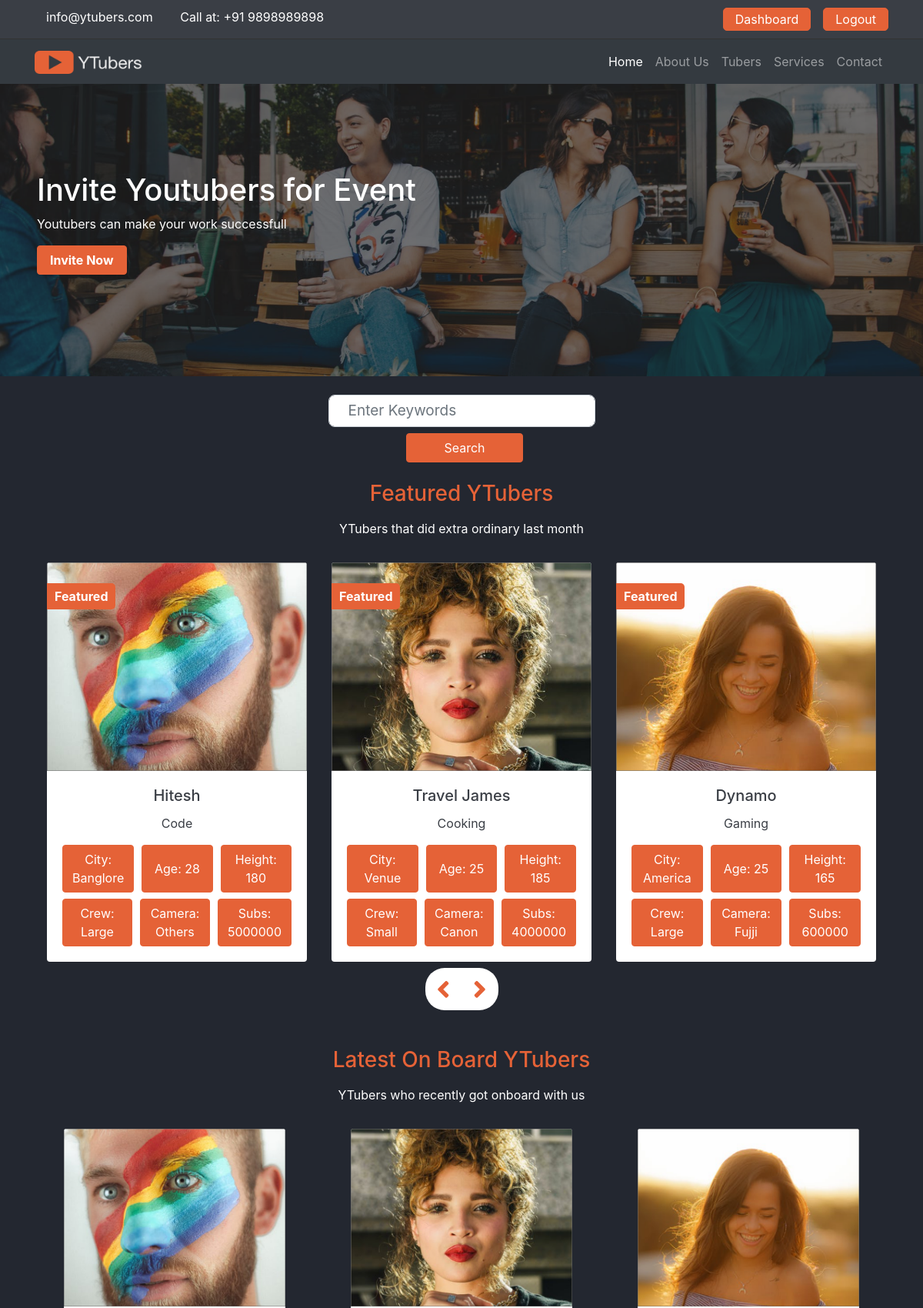
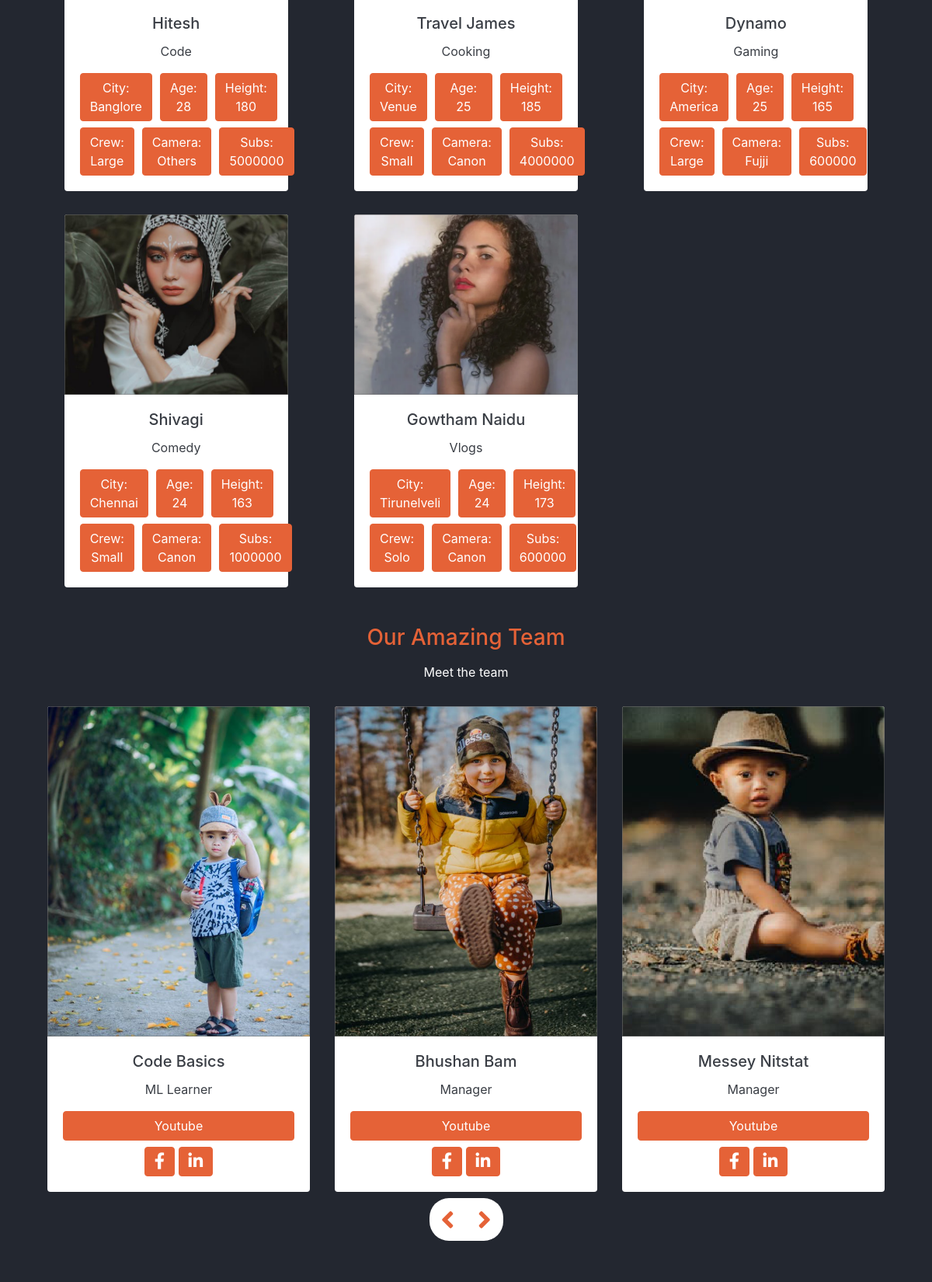
Screenshot of / (signed in, upper part) with the database file from the repository (2 pictures, top to bottom).
### webpages/models.py (models this page shows, shortened)
class Slider(models.Model):
    headline = models.CharField(max_length=255)
    subtitle = models.CharField(max_length=255)
    button_text = models.CharField(max_length=255)
    photo = models.ImageField(upload_to='media/slider/%Y/')
    created_date = models.DateTimeField(auto_now_add=True)
    link = models.CharField(max_length=255, default="www.google.com")

class Team(models.Model):
    first_name = models.CharField(max_length=255)
    last_name = models.CharField(max_length=255)
    role = models.CharField(max_length=255)
    fb_link = models.CharField(max_length=255)
    insta_link = models.CharField(max_length=255)
    photo = models.ImageField(upload_to="media/team/%Y/%m/%d/")
    created_date = models.DateTimeField(auto_now_add=True)
    youtube_link = models.CharField(max_length=255, default="www.youtube.com")

### youtubers/models.py (models this page shows)
class Youtuber(models.Model):
    category_choices = (
        ('Code', 'Code'),
        ('Mobile_review','Mobile_review'),
        ('Gaming','Gaming'),
        ('Vlogs', 'Vlogs'),
        ('Cooking', 'Cooking'),
        ('Comedy', 'Comedy')
    )
    crew_choices = (
        ('Solo', 'Solo'),
        ('Small', 'Small'),
        ('Large', 'Large')
    )
    camera_choices = (
        ('Canon', 'Canon'),
        ('Nikon', 'Nikon'),
        ('Fujji', 'Fujji'),
        ('Others', 'Others'),
    )
    name = models.CharField(max_length=255)
    city = models.CharField(max_length=255)
    age = models.IntegerField()
    height = models.IntegerField()
    crew = models.CharField(choices=crew_choices, max_length=255)
    camera_type = models.CharField(choices=camera_choices, max_length=255)
    photo = models.ImageField(upload_to='media/youtubers/%Y/%m/')
    category = models.CharField(choices=category_choices, max_length=255)
    subs_count = models.CharField(max_length=255)
    is_featured = models.BooleanField(default=False)
    price = models.IntegerField()
    video_url = models.CharField(max_length=255)
    description = RichTextField()
    created_date = models.DateTimeField(default=datetime.now, blank=True)

### webpages/views.py (the view)
# urls.py: 2. Add a URL to urlpatterns:  path('', views.home, name='home')
def home(request):
    sliders = Slider.objects.all()
    teams = Team.objects.all()
    featured_youtubers = Youtuber.objects.filter(is_featured=True)
    all_youtubers = Youtuber.objects.all()
    data = {
        'sliders' : sliders,
        'teams' : teams,
        'featured_youtubers': featured_youtubers,
        'all_youtubers': all_youtubers
    }
    return render(request, 'webpages/home.html', data)

### templates/webpages/home.html
{% extends 'base.html' %}
{% load static %}
{% block content %}
<main class="home">
    <div class="top" data-slick='{"slidesToShow": 1, "slidesToScroll": 1}'>
      {% for slide in sliders %}
      <div class="top-banner">
        <img src="{{slide.photo.url}}" alt="" class="img-fluid w-100">
        <div class="top-container d-flex flex-column pl-5">
          <h1>
            {{slide.headline}}
          </h1>
          <p>
            {{slide.subtitle}}
          </p>
          <div>
            <a href="{{slide.link}}" target="_blank" >
            <button class="btn btn-accent pl-3 pr-3 text-capitalize font-weight-bold">
              {{slide.button_text}}
            </button>
            </a>
          </div>
        </div>
      </div>
      {% endfor %}
    </div>
    <section class="container d-flex justify-content-center align-items-center mt-4">
      <form method="GET" action="{% url 'search' %}" class="row text-center">
        <div class="col-md-auto">
          <div class="form-group mb-2">
            <input name="keyword" type="text" class="form-control" placeholder="Enter Keywords">
          </div>
          <div class="text-center">
            <button type="submit" class="btn btn-accent ml-2 mb-2 pl-5 pr-5">Search</button>
          </div>
        </div>
      </form>
    </section>
    <section class="container mt-3">
      <h3 class="text-center">Featured YTubers</h3>
      <p class="pt-2 pb-3 text-center">YTubers that did extra ordinary last month</p>
      <div class="team slider" data-slick='{"slidesToShow": 3, "slidesToScroll": 1}'>
        {% for fy in featured_youtubers %}
        <div class="card border-0 text-center ml-3 mr-3">
          <div class="feature-text">
            <img src="{{fy.photo.url}}" class="card-img-top" alt="team-member">
            <span class="text-left bg-accent font-weight-bold">
              Featured
            </span>
          </div>
          <div class="card-body">
            <h5 class="card-title">{{fy.name}}</h5>
            <p class="card-text">{{fy.category}}</p>
            <div class="person-description mt-2">
              <button class="btn btn-accent"> City: {{fy.city}} </button>
              <button class="btn btn-accent"> Age: {{fy.age}} </button>
              <button class="btn btn-accent"> Height: {{fy.height}} </button>
            </div>
            <div class="person-description mt-2">
              <button class="btn btn-accent"> Crew: {{fy.crew}} </button>
              <button class="btn btn-accent"> Camera: {{fy.camera_type}} </button>
              <button class="btn btn-accent"> Subs: {{fy.subs_count}} </button>
            </div>
          </div>
        </div>
        {% endfor %}
      </div>
      <div class="controls d-flex justify-content-center mt-2 mb-2">
        <div class="d-flex">
          <i class="fa fa-angle-left youtuber-left"></i>
          <i class="fa fa-angle-right youtuber-right"></i>
        </div>
      </div>
    </section>
    <section class="container mt-5 mb-5">
      <h3 class="text-center">Latest On Board YTubers</h3>
      <p class="pt-2 pb-3 text-center">YTubers who recently got onboard with us</p>
      <div class="tubers grid">
        {% for ay in all_youtubers %}
        <div class="card border-0 text-center">
          <div>
            <img src="{{ay.photo.url}}" class="card-img-top" alt="team-member">
          </div>
          <div class="card-body">
            <h5 class="card-title">{{ay.name}}</h5>
            <p class="card-text">{{ay.category}}</p>
            <div class="person-description mt-2">
              <button class="btn btn-accent"> City: {{ay.city}} </button>
              <button class="btn btn-accent"> Age: {{ay.age}} </button>
              <button class="btn btn-accent"> Height: {{ay.height}} </button>
            </div>
            <div class="person-description mt-2">
              <button class="btn btn-accent"> Crew: {{ay.crew}} </button>
              <button class="btn btn-accent"> Camera: {{ay.camera_type}} </button>
              <button class="btn btn-accent"> Subs: {{ay.subs_count}} </button>
            </div>
          </div>
        </div>
        {% endfor %}
      </div>
    </section>
    <section class="container mt-3">
      <h3 class="text-center">Our Amazing Team</h3>
      <p class="pt-2 pb-3 text-center">Meet the team</p>
      <div class="team slider" data-slick='{"slidesToShow": 3, "slidesToScroll": 1}'>
        {% for team in teams %}
        <div class="card border-0 text-center  ml-3 mr-3">
          <img src="{{team.photo.url}}" class="card-img-top" alt="team-member">
          <div class="card-body">
            <h5 class="card-title">{{team.first_name}} {{team.last_name}}</h5>
            <p class="card-text">{{team.role}}</p>
            <a href="{{team.youtube_link}}" target="_blank" class="btn btn-accent btn-block">Youtube</a>
            <div class="text-center mt-2">
              <a href="{{team.fb_link}}" target="_blank">
              <button class="btn btn-accent"> <i class="fab fa-facebook-f fa-lg	"></i> </button>
              </a>
              <a href="{{team.insta_link}}" target="_blank">
              <button class="btn btn-accent"> <i class="fab fa-linkedin-in fa-lg	"></i> </button>
              </a>
            </div>
          </div>
        </div>
        {% endfor %}
      </div>
      <div class="controls d-flex justify-content-center mt-2 mb-2">
        <div class="d-flex">
          <i class="fa fa-angle-left team-left"></i>
          <i class="fa fa-angle-right team-right"></i>
        </div>
      </div>
    </section>
  </main>
{% endblock %}

### tubers/static/css/base.css (style rules this page uses)
:root { --primary: #232730; --secondary: #3a3e45; --white: #888787; --accent: #e56237; }
body { background-color: var(--primary); color: #fff; }
a { color: #fff; }
h2, h3 { color: var(--accent); }
.btn-accent { background-color: var(--accent); color: #fff; border-color: var(--accent); outline: none; }
.form-control[type='text'], [type='textarea'], [type='email'], [type='password'] { padding: 20px 25px; font-size: 19px; border-radius: 8px; }
.card { color: var(--secondary); width: 18rem; }
main { overflow: hidden; }

### tubers/static/css/utils.css (style rules this page uses)
.bg-accent { color: #ffffff; background-color: var(--accent); }
.grid { display: grid; grid-template-columns: 1fr 1fr 1fr; row-gap: 30px; column-gap: 10px; }
.feature-text { position: relative; }
.feature-text span { position: absolute; top: 10%; left: 0; padding: 5px 10px; border-top-right-radius: 5px; border-bottom-right-radius: 5px; }
.person-description { display: grid; grid-template-columns: 1fr 1fr 1fr; column-gap: 10px; }

### tubers/static/css/style.css (style rules this page uses)
.controls i { background-color: #fff; padding: 10px 15px; font-size: 35px; color: var(--accent); }
.controls i:first-child { border-top-left-radius: 25px; border-bottom-left-radius: 25px; }
.controls i:last-child { border-top-right-radius: 25px; border-bottom-right-radius: 25px; }
.home .tubers { justify-items: center; }
.top-banner { position: relative; }
.top-banner img { height: 380px; width: 100%; }
.home .top-banner .top-container { position: absolute; top: 30%; left: 0; }

### rows the page displays
Slider: photo (picture), headline "Invite Youtubers for Event", subtitle "Youtubers can make your work successfull", button_text "Invite Now"
Youtuber: photo (picture), name "Hitesh", category "Code", city "Banglore", age "28", height "180", crew "Large", camera_type "Others", subs_count "5000000"
Youtuber: photo (picture), name "Travel James", category "Cooking", city "Venue", age "25", height "185", crew "Small", camera_type "Canon", subs_count "4000000"
Youtuber: photo (picture), name "Dynamo", category "Gaming", city "America", age "25", height "165", crew "Large", camera_type "Fujji", subs_count "600000"
Youtuber: photo (picture), name "Shivagi", category "Comedy", city "Chennai", age "24", height "163", crew "Small", camera_type "Canon", subs_count "1000000"
Youtuber: photo (picture), name "Gowtham Naidu", category "Vlogs", city "Tirunelveli", age "24", height "173", crew "Solo", camera_type "Canon", subs_count "600000"
Team: photo (picture), first_name "Code", last_name "Basics", role "ML Learner"
Team: photo (picture), first_name "Bhushan", last_name "Bam", role "Manager"
Team: photo (picture), first_name "Messey", last_name "Nitstat", role "Manager"
